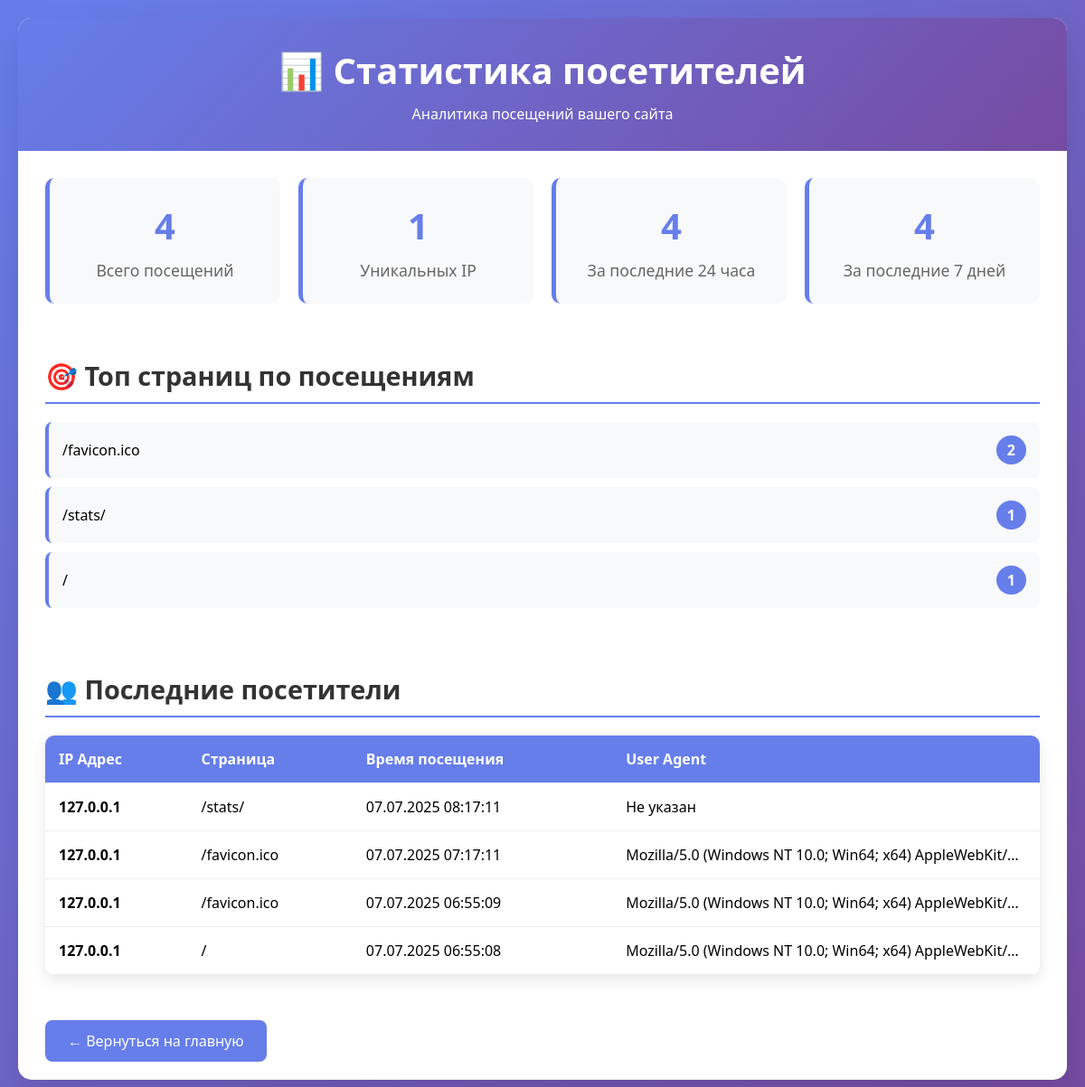
Screenshot of /stats/ with the database file from the repository.
### weather/models.py (models this page shows, shortened)
class Visitor(models.Model):
    ip_address = models.GenericIPAddressField(verbose_name="IP адрес")
    user_agent = models.TextField(blank=True, null=True, verbose_name="User Agent")
    visited_at = models.DateTimeField(default=timezone.now, verbose_name="Время посещения")
    page_visited = models.CharField(max_length=255, blank=True, null=True, verbose_name="Посещенная страница")
    class Meta:
        verbose_name = "Посетитель"
        verbose_name_plural = "Посетители"
        ordering = ['-visited_at']

### weather/views.py (the view)
# urls.py: path('stats/', visitor_stats, name='visitor_stats'),
def visitor_stats(request):
    total_visitors = Visitor.objects.count()
    yesterday = timezone.now() - timedelta(days=1)
    visitors_today = Visitor.objects.filter(visited_at__gte=yesterday).count()
    week_ago = timezone.now() - timedelta(days=7)
    visitors_week = Visitor.objects.filter(visited_at__gte=week_ago).count()
    unique_ips = Visitor.objects.values('ip_address').distinct().count()
    recent_visitors = Visitor.objects.all()[:20]
    top_pages = Visitor.objects.values('page_visited').annotate(
        count=Count('page_visited')
    ).order_by('-count')[:10]
    context = {
        'total_visitors': total_visitors,
        'visitors_today': visitors_today,
        'visitors_week': visitors_week,
        'unique_ips': unique_ips,
        'recent_visitors': recent_visitors,
        'top_pages': top_pages,
    }
    return render(request, 'weather/visitor_stats.html', context)

### weather/templates/weather/visitor_stats.html (shortened to what this page needs)
<!DOCTYPE html>
<html lang="ru">
<head>
</head>
<body>
    <div class="container">
        <div class="header">
            <h1>📊 Статистика посетителей</h1>
            <p>Аналитика посещений вашего сайта</p>
        </div>
        <div class="stats-grid">
            <div class="stat-card">
                <div class="stat-number">{{ total_visitors }}</div>
                <div class="stat-label">Всего посещений</div>
            </div>
            <div class="stat-card">
                <div class="stat-number">{{ unique_ips }}</div>
                <div class="stat-label">Уникальных IP</div>
            </div>
            <div class="stat-card">
                <div class="stat-number">{{ visitors_today }}</div>
                <div class="stat-label">За последние 24 часа</div>
            </div>
            <div class="stat-card">
                <div class="stat-number">{{ visitors_week }}</div>
                <div class="stat-label">За последние 7 дней</div>
            </div>
        </div>
        <div class="content-section">
            <h2 class="section-title">🎯 Топ страниц по посещениям</h2>
            <ul class="pages-list">
                {% for page in top_pages %}
                <li>
                    <span>{{ page.page_visited|default:"Главная страница" }}</span>
                    <span class="page-count">{{ page.count }}</span>
                </li>
                {% empty %}
                <li>Пока нет данных о посещениях страниц</li>
                {% endfor %}
            </ul>
        </div>
        <div class="content-section">
            <h2 class="section-title">👥 Последние посетители</h2>
            <table class="visitors-table">
                <thead>
                    <tr>
                        <th>IP Адрес</th>
                        <th>Страница</th>
                        <th>Время посещения</th>
                        <th>User Agent</th>
                    </tr>
                </thead>
                <tbody>
                    {% for visitor in recent_visitors %}
                    <tr>
                        <td><strong>{{ visitor.ip_address }}</strong></td>
                        <td>{{ visitor.page_visited|default:"Главная" }}</td>
                        <td>{{ visitor.visited_at|date:"d.m.Y H:i:s" }}</td>
                        <td style="max-width: 300px; overflow: hidden; text-overflow: ellipsis; white-space: nowrap;">
                            {{ visitor.user_agent|default:"Не указан" }}
                        </td>
                    </tr>
                    {% empty %}
                    <tr>
                        <td colspan="4" style="text-align: center; color: #666;">Пока нет данных о посетителях</td>
                    </tr>
                    {% endfor %}
                </tbody>
            </table>
        </div>
        <a href="{% url 'index' %}" class="back-link">← Вернуться на главную</a>
    </div>
</body>
</html>

### weather/templates/weather/visitor_stats.html (style rules this page uses)
* { margin: 0; padding: 0; box-sizing: border-box; }
body { font-family: 'Segoe UI', Tahoma, Geneva, Verdana, sans-serif; background: linear-gradient(135deg, #667eea 0%, #764ba2 100%); min-height: 100vh; padding: 20px; }
.container { max-width: 1200px; margin: 0 auto; background: white; border-radius: 15px; box-shadow: 0 20px 40px rgba(0,0,0,0.1); overflow: hidden; }
.header { background: linear-gradient(135deg, #667eea 0%, #764ba2 100%); color: white; padding: 30px; text-align: center; }
.header h1 { font-size: 2.5em; margin-bottom: 10px; }
.stats-grid { display: grid; grid-template-columns: repeat(auto-fit, minmax(250px, 1fr)); gap: 20px; padding: 30px; }
.stat-card { background: #f8f9fa; padding: 25px; border-radius: 10px; text-align: center; border-left: 5px solid #667eea; }
.stat-number { font-size: 2.5em; font-weight: bold; color: #667eea; margin-bottom: 10px; }
.stat-label { color: #666; font-size: 1.1em; }
.content-section { padding: 30px; }
.section-title { font-size: 1.8em; color: #333; margin-bottom: 20px; border-bottom: 2px solid #667eea; padding-bottom: 10px; }
.visitors-table { width: 100%; border-collapse: collapse; margin-top: 20px; background: white; border-radius: 10px; overflow: hidden; box-shadow: 0 5px 15px rgba(0,0,0,0.1); }
.visitors-table th, .visitors-table td { padding: 15px; text-align: left; border-bottom: 1px solid #eee; }
.visitors-table th { background: #667eea; color: white; font-weight: 600; }
.pages-list { list-style: none; padding: 0; }
.pages-list li { padding: 15px; margin-bottom: 10px; background: #f8f9fa; border-radius: 8px; border-left: 4px solid #667eea; display: flex; justify-content: space-between; align-items: center; }
.page-count { background: #667eea; color: white; padding: 5px 12px; border-radius: 20px; font-weight: bold; }
.back-link { display: inline-block; margin: 20px 30px; padding: 12px 25px; background: #667eea; color: white; text-decoration: none; border-radius: 8px; transition: background 0.3s; }

### rows the page displays
Visitor: ip_address "127.0.0.1", page_visited "/favicon.ico", visited_at "07.07.2025 07:17:11", user_agent "Mozilla/5.0 (Windows NT 10.0; Win64; x64) AppleWebKit/…"
Visitor: ip_address "127.0.0.1", page_visited "/favicon.ico", visited_at "07.07.2025 06:55:09", user_agent "Mozilla/5.0 (Windows NT 10.0; Win64; x64) AppleWebKit/…"
Visitor: ip_address "127.0.0.1", page_visited "/", visited_at "07.07.2025 06:55:08", user_agent "Mozilla/5.0 (Windows NT 10.0; Win64; x64) AppleWebKit/…"

### other values shown
{{ total_visitors }} "4"
{{ unique_ips }} "1"
{{ visitors_today }} "4"
{{ visitors_week }} "4"
{{ page.page_visited|default:"Главная страница" }} "/favicon.ico" "/stats/" "/"
{{ page.count }} "2" "1" "1"
